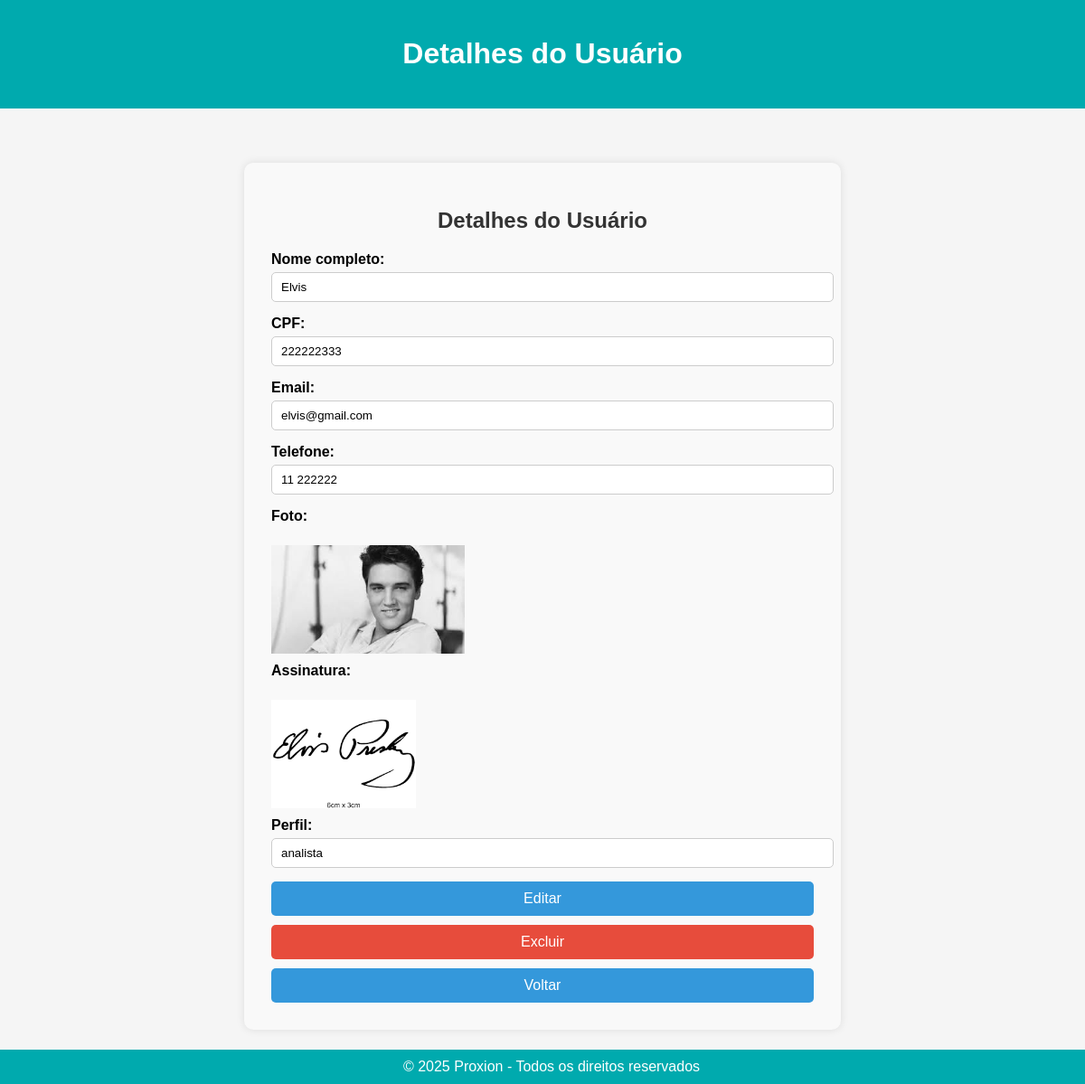
/usuarios/detalhes/6/, run on an earlier commit of the app's database.
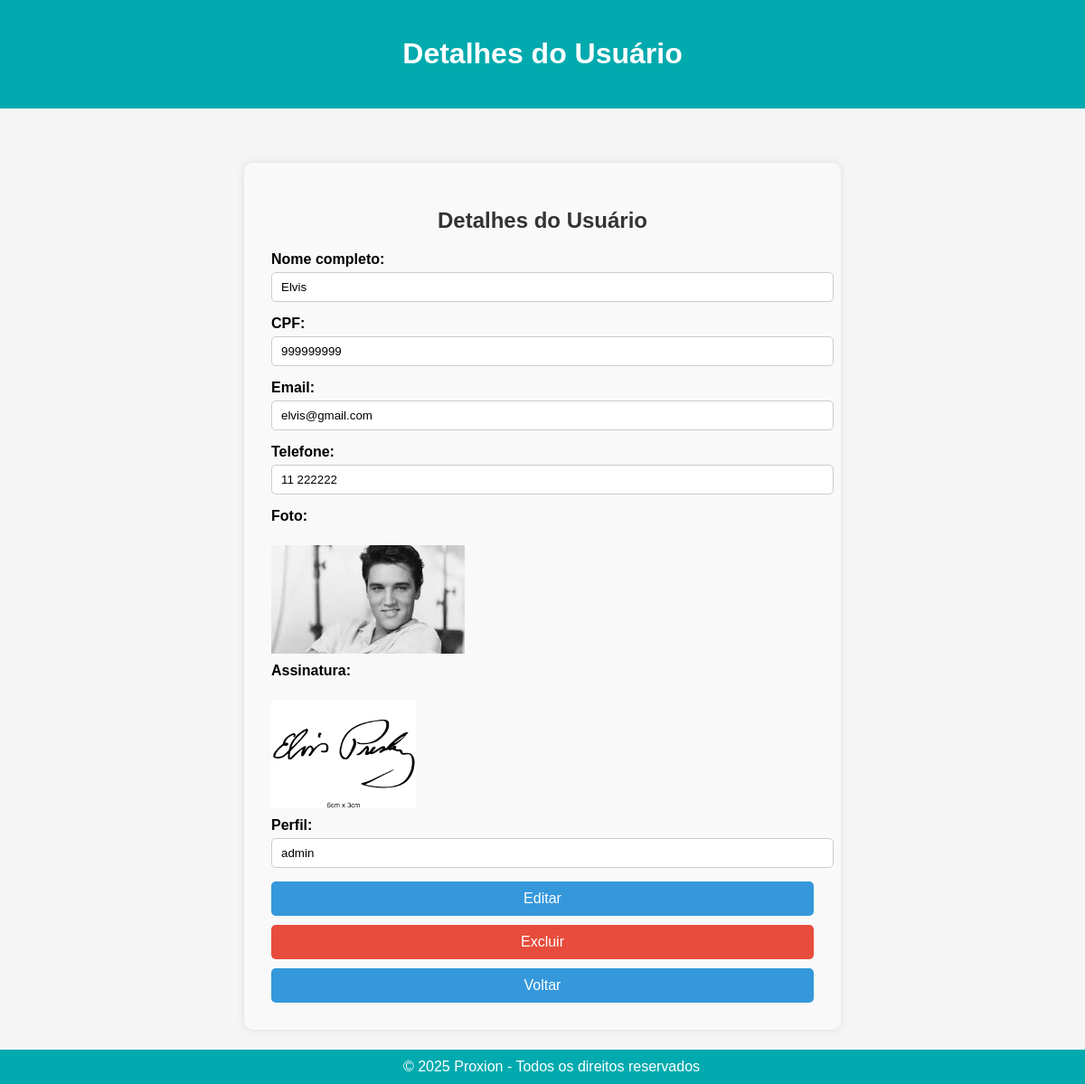
And on a later commit of the database.
### usuarios/models.py (models this page shows, shortened)
class Usuario(models.Model):
    PERFIS = (
        ('admin', 'Administrador'),
        ('analista', 'Analista'),
    )
    nome_completo = models.CharField(max_length=255)
    cpf = models.CharField(max_length=14, unique=True)
    email = models.EmailField(unique=True)
    telefone = models.CharField(max_length=20, blank=True)
    foto = models.ImageField(upload_to='usuarios/fotos/', null=True, blank=True)
    assinatura = models.ImageField(upload_to='usuarios/assinaturas/', null=True, blank=True)
    perfil = models.CharField(max_length=10, choices=PERFIS, default='analista')
    data_cadastro = models.DateTimeField(default=timezone.now, editable=False)

### usuarios/views.py (the view)
# urls.py: path('detalhes/<int:usuario_id>/', views.detalhes_usuario, name='detalhes_usuario'),
def detalhes_usuario(request, usuario_id):
    usuario = get_object_or_404(Usuario, id=usuario_id)
    return render(request, 'usuarios/detalhes_usuario.html', {'usuario': usuario})

### usuarios/templates/usuarios/detalhes_usuario.html (shortened to what this page needs)
{% extends 'base.html' %}
{% load static %}
{% block extrahead %}
    <link rel="stylesheet" href="{% static 'css/usuario.css' %}">
{% endblock %}
{% block header %}
    <h1>Detalhes do Usuário</h1>
{% endblock %}
{% block content %}
<div class="form-container">
    <h2>Detalhes do Usuário</h2>
    <label>Nome completo:</label>
    <input type="text" value="{{ usuario.nome_completo }}" readonly>
    <label>CPF:</label>
    <input type="text" value="{{ usuario.cpf }}" readonly>
    <label>Email:</label>
    <input type="email" value="{{ usuario.email }}" readonly>
    <label>Telefone:</label>
    <input type="text" value="{{ usuario.telefone }}" readonly>
    <label>Foto:</label><br>
    {% if usuario.foto %}
        <img src="{{ usuario.foto.url }}" alt="Foto" class="preview-img">
    {% else %}
        <p>Não enviada.</p>
    {% endif %}
    <label>Assinatura:</label><br>
    {% if usuario.assinatura %}
        <img src="{{ usuario.assinatura.url }}" alt="Assinatura" class="preview-img">
    {% else %}
        <p>Não enviada.</p>
    {% endif %}
    <label>Perfil:</label>
    <input type="text" value="{{ usuario.perfil }}" readonly>
    <a href="{% url 'usuarios:editar_usuario' usuario.pk %}">
        <button type="button">Editar</button>
    </a>
    <form method="POST" action="{% url 'usuarios:excluir_usuario' usuario.pk %}" style="margin-top: 10px;">
        <button type="submit" onclick="return confirm('Tem certeza que deseja excluir este usuário?');" style="background-color: #e74c3c;">Excluir</button>
    </form>
    <a href="{% url 'usuarios:listar_usuarios' %}">
        <button type="button" style="margin-top: 10px;">Voltar</button>
    </a>
</div>
{% endblock %}

### templates/base.html (shortened to what this page needs)
{% load static %}
<!DOCTYPE html>
<html lang="pt-br">
<head>
    <link rel="stylesheet" href="{% static 'css/style.css' %}">
    {% block extrahead %}{% endblock %}
</head>
<body>
    <header>
        {% block header %}{% endblock %}
    </header>
    <main class="container">
        {% block content %}{% endblock %}
    </main>
    <footer>
        &copy; {{ now|default:"2025" }} Proxion - Todos os direitos reservados
    </footer>
</body>
</html>

### static/css/style.css (style rules this page uses)
body { font-family: Arial, sans-serif; background-color: #f5f5f5; margin: 0; padding: 0; }
header { background-color: #00aaae; color: white; padding: 20px; text-align: center; }
main { padding: 20px; }
a { color: #1a237e; text-decoration: none; }
footer { background-color: #00aaae; color: white; text-align: center; padding: 10px; position: fixed; width: 100%; bottom: 0; }
.container { max-width: 960px; margin: 0 auto; }

### static/css/usuario.css (style rules this page uses)
.form-container { max-width: 600px; margin: 40px auto; background-color: #f9f9f9; padding: 30px; border-radius: 10px; box-shadow: 0 0 10px rgba(0, 0, 0, 0.1); }
.form-container h2 { margin-bottom: 20px; text-align: center; color: #333; }
.form-container label { display: block; margin-bottom: 5px; font-weight: bold; }
.form-container input[type="text"], .form-container input[type="email"], .form-container input[type="file"], .form-container select { width: 100%; padding: 8px 10px; margin-bottom: 15px; border: 1px solid #ccc; border-radius: 5px; }
.form-container button { width: 100%; padding: 10px; background-color: #3498db; border: none; color: white; font-size: 16px; border-radius: 5px; cursor: pointer; }
.preview-img { max-height: 120px; margin-bottom: 10px; display: block; }

What changed in the data, as far as the page shows it:
changed Usuario "Elvis": cpf "222222333" → "999999999"; perfil "analista" → "admin"
